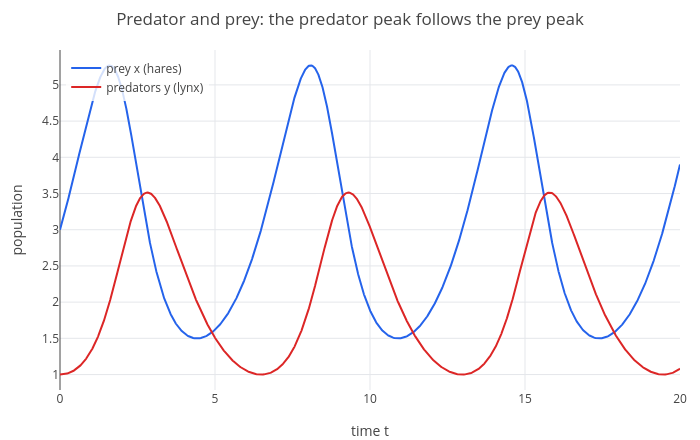

Notebook code for this chart:
### Markdown cell above
The equilibrium $(3, 2)$ has eigenvalues $\pm i$: the linearization is a **center**, and for this system the orbits
around it really are closed (the quantity $x/3 - \log x + y/2 - \log y$ stays constant along solutions). Populations
cycle forever, with the predator peak lagging a quarter period behind the prey peak:

### Code cell
p = show(odeplot(g, [x y], t, [3 1], 0, 20, [t x]), odeplot(g, [x y], t, [3 1], 0, 20, [t y]));
p = legend(p, "prey x (hares)", "predators y (lynx)");
labels(title(p, "Predator and prey: the predator peak follows the prey peak"), "time t", "population")

### Figure 1 — Plotly figure (JSON) as saved in the notebook; plotly's stock layout.template omitted (floating-point values rounded to 4 significant figures; data arrays with more than 128 entries replaced by an {"elided": "..."} marker saying what was removed)
{"data": [{"line": {"color": "#2563eb", "width": 2}, "mode": "lines", "name": "prey x (hares)", "type": "scatter", "x": {"elided": "2713 float values"}, "y": {"elided": "2713 float values"}}, {"line": {"color": "#dc2626", "width": 2}, "mode": "lines", "name": "predators y (lynx)", "type": "scatter", "x": {"elided": "2710 float values"}, "y": {"elided": "2710 float values"}}], "layout": {"height": 440, "legend": {"bgcolor": "rgba(255,255,255,0.8)", "x": 0.01, "xanchor": "left", "y": 0.99, "yanchor": "top"}, "margin": {"b": 50, "l": 60, "r": 20, "t": 50}, "showlegend": true, "title": {"text": "Predator and prey: the predator peak follows the prey peak"}, "width": 700, "xaxis": {"title": {"text": "time t"}, "zeroline": true}, "yaxis": {"range": [0.7866, 5.482], "title": {"text": "population"}, "zeroline": true}}}
